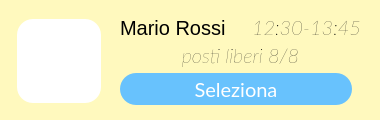
  <widget class="QWidget" name="selezionaTurnoGuidaWidget" native="true">
   <property name="geometry">
    <rect>
     <x>50</x>
     <y>740</y>
     <width>380</width>
     <height>120</height>
    </rect>
   </property>
   <property name="minimumSize">
    <size>
     <width>100</width>
     <height>120</height>
    </size>
   </property>
   <property name="maximumSize">
    <size>
     <width>16777215</width>
     <height>120</height>
    </size>
   </property>
   <property name="styleSheet">
    <string notr="true">border-radius: 22px;
background-color:#fff9be;
border-width:0px;</string>
   </property>
   <widget class="QLabel" name="immagineLabel_22">
    <property name="geometry">
     <rect>
      <x>17</x>
      <y>19</y>
      <width>84</width>
      <height>84</height>
     </rect>
    </property>
    <property name="sizePolicy">
     <sizepolicy hsizetype="MinimumExpanding" vsizetype="MinimumExpanding">
      <horstretch>0</horstretch>
      <verstretch>0</verstretch>
     </sizepolicy>
    </property>
    <property name="minimumSize">
     <size>
      <width>84</width>
      <height>84</height>
     </size>
    </property>
    <property name="maximumSize">
     <size>
      <width>84</width>
      <height>84</height>
     </size>
    </property>
    <property name="styleSheet">
     <string notr="true">border-radius: 16px;
background-color: rgba(255, 255, 255, 255);</string>
    </property>
    <property name="text">
     <string/>
    </property>
    <property name="pixmap">
     <pixmap resource="res/res.qrc">:/icons/event_available_FILL1_wght600_GRAD200_opsz48_risultato.png</pixmap>
    </property>
    <property name="scaledContents">
     <bool>true</bool>
    </property>
    <property name="alignment">
     <set>Qt::AlignCenter</set>
    </property>
    <property name="margin">
     <number>10</number>
    </property>
    <property name="indent">
     <number>10</number>
    </property>
   </widget>
   <widget class="QLabel" name="titoloLabel_9">
    <property name="geometry">
     <rect>
      <x>120</x>
      <y>12</y>
      <width>251</width>
      <height>31</height>
     </rect>
    </property>
    <property name="styleSheet">
     <string notr="true">font-size: 20px;
text-align: left;
background-color: rgba(255, 255, 255,0);
</string>
    </property>
    <property name="text">
     <string>Mario Rossi</string>
    </property>
    <property name="alignment">
     <set>Qt::AlignLeading|Qt::AlignLeft|Qt::AlignVCenter</set>
    </property>
   </widget>
   <widget class="QLabel" name="titoloLabel_10">
    <property name="geometry">
     <rect>
      <x>230</x>
      <y>12</y>
      <width>131</width>
      <height>31</height>
     </rect>
    </property>
    <property name="font">
     <font>
      <family>Lato</family>
      <pointsize>14</pointsize>
      <weight>3</weight>
      <italic>true</italic>
      <bold>false</bold>
     </font>
    </property>
    <property name="styleSheet">
     <string notr="true">font-size: 20px;
text-align: left;
background-color: rgba(255, 255, 255,0);
font: 25 italic 14pt &quot;Lato&quot;;	</string>
    </property>
    <property name="text">
     <string>12:30-13:45</string>
    </property>
    <property name="alignment">
     <set>Qt::AlignRight|Qt::AlignTrailing|Qt::AlignVCenter</set>
    </property>
   </widget>
   <widget class="QLabel" name="titoloLabel_11">
    <property name="geometry">
     <rect>
      <x>120</x>
      <y>40</y>
      <width>241</width>
      <height>31</height>
     </rect>
    </property>
    <property name="font">
     <font>
      <family>Lato</family>
      <pointsize>14</pointsize>
      <weight>3</weight>
      <italic>true</italic>
      <bold>false</bold>
     </font>
    </property>
    <property name="styleSheet">
     <string notr="true">font-size: 20px;
text-align: left;
background-color: rgba(255, 255, 255,0);
font: 25 italic 14pt &quot;Lato&quot;;	</string>
    </property>
    <property name="text">
     <string>posti liberi 8/8</string>
    </property>
    <property name="alignment">
     <set>Qt::AlignCenter</set>
    </property>
   </widget>
   <widget class="QPushButton" name="maximizeButton">
    <property name="geometry">
     <rect>
      <x>120</x>
      <y>73</y>
      <width>232</width>
      <height>32</height>
     </rect>
    </property>
    <property name="font">
     <font>
      <family>Lato</family>
      <pointsize>15</pointsize>
      <weight>50</weight>
      <italic>false</italic>
      <bold>false</bold>
     </font>
    </property>
    <property name="cursor">
     <cursorShape>PointingHandCursor</cursorShape>
    </property>
    <property name="autoFillBackground">
     <bool>false</bool>
    </property>
    <property name="styleSheet">
     <string notr="true">QPushButton{
 background-color:rgb(104, 194, 253);
 border-style: solid;
 border-radius:16px;
color: rgb(255, 255, 255);
	font: 15pt &quot;Lato&quot;;
}

QPushButton::hover{


	border-color : rgb(15, 138, 204);
	color: white;
border-width:0;
}

QPushButton::pressed{
	border-color:rgb(104, 194, 253);
	border-width:2;
	background-color : white;
	color:rgb(104, 194, 253);
}
</string>
    </property>
    <property name="text">
     <string>Seleziona</string>
    </property>
   </widget>
  </widget>
